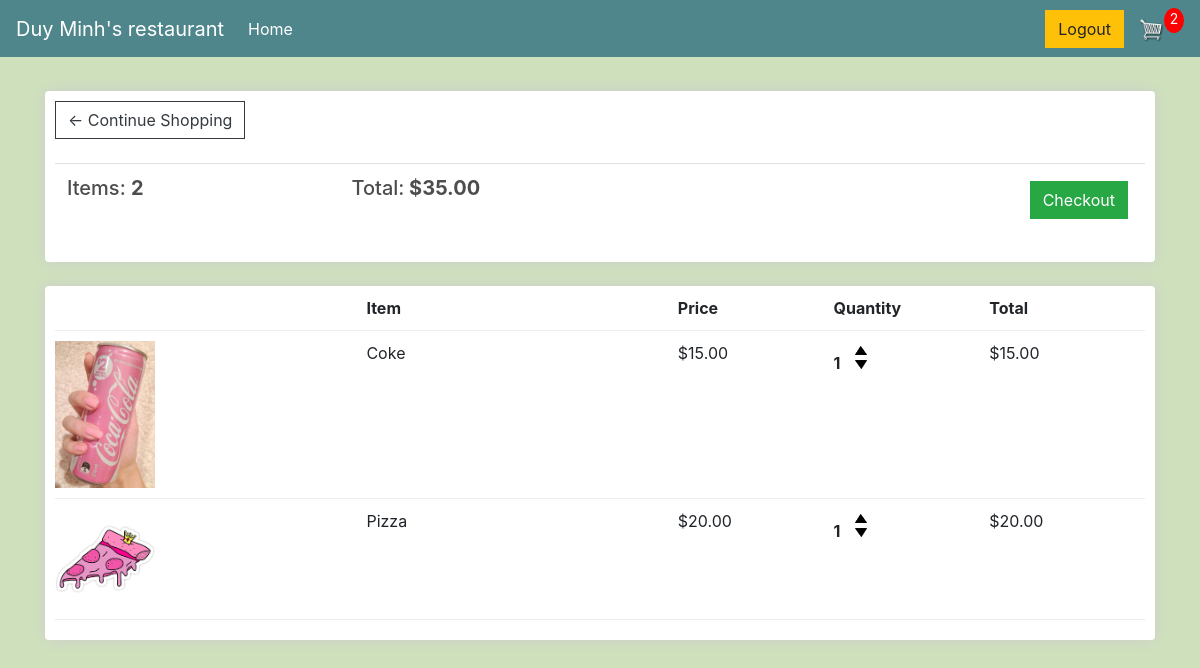
/cart/ (signed in), run on an earlier commit of the app's database.
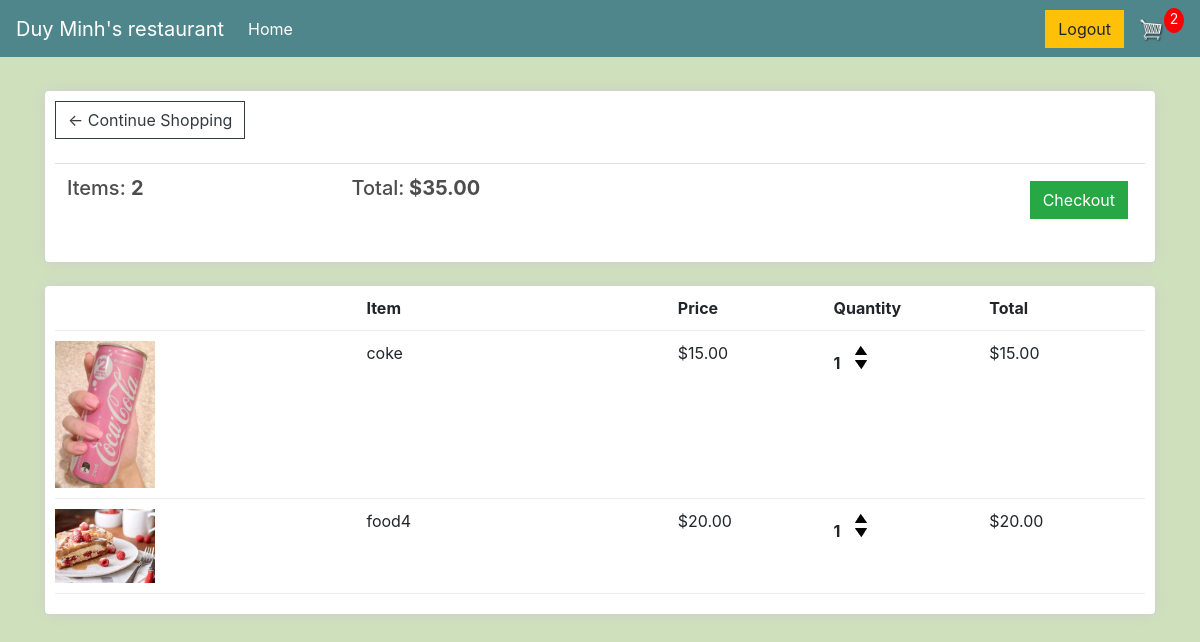
And on a later commit of the database.
### store/models.py (models this page shows, shortened)
class Order(models.Model):
    customer = models.ForeignKey(
        Customer, on_delete=models.SET_NULL, blank=True, null=True)
    date_ordered = models.DateTimeField(auto_now_add=True)
    complete = models.BooleanField(default=False, null=True, blank=False)
    transaction_id = models.CharField(max_length=200, null=True)
    @property
    def get_cart_total(self):
        orderitems = self.orderitem_set.all()
        total = sum([item.get_total for item in orderitems])
        return total
    @property
    def get_cart_items(self):
        orderitems = self.orderitem_set.all()
        total = sum([item.quantity for item in orderitems])
        return total

class OrderItem(models.Model):
    product = models.ForeignKey(
        Product, on_delete=models.SET_NULL, blank=True, null=True)
    order = models.ForeignKey(
        Order, on_delete=models.SET_NULL, blank=True, null=True)
    quantity = models.IntegerField(default=0, null=True, blank=True)
    date_added = models.DateTimeField(auto_now_add=True)
    @property
    def get_total(self):
        total = self.product.price * self.quantity
        return total

class Product(models.Model):
    name = models.CharField(max_length=200, null=True)
    price = models.FloatField()
    digital = models.BooleanField(default=False, null=True, blank=False)
    image = models.ImageField(null=True, blank=True)
    @property
    def imageURL(self):
        try:
            url = self.image.url
        except:
            url = ''
        return url

### store/views.py (the view)
# urls.py: path('cart/', views.cart, name="cart"),
def cart(request):
    if request.user.is_authenticated:
        customer = request.user.customer
        order, created = Order.objects.get_or_create(
            customer=customer, complete=False)
        items = order.orderitem_set.all()
        cartItems = order.get_cart_items
    else:
        items = []
        order = {'get_cart_total': 0, 'get_cart_items': 0, 'shipping': False}
        cartItems = order['get_cart_items']
    context = {'items': items, 'order': order, 'cartItems': cartItems}
    return render(request, 'store/cart.html', context)

### store/templates/store/cart.html
{% extends 'store/main.html' %}
{% load static %}
{% block content %}
	<div class="row">
		<div class="col-lg-12">
			<div class="box-element">
				<a  class="btn btn-outline-dark" href="{% url 'store' %}">&#x2190; Continue Shopping</a>
				<br>
				<br>
				<table class="table">
					<tr>
						<th><h5>Items: <strong>{{order.get_cart_items}}</strong></h5></th>
						<th><h5>Total:<strong> ${{order.get_cart_total|floatformat:2}}</strong></h5></th>
						<th>
							<a  style="float:right; margin:5px;" class="btn btn-success" href="{% url 'checkout' %}">Checkout</a>
						</th>
					</tr>
				</table>
			</div>
			<br>
			<div class="box-element">
				<div class="cart-row">
					<div style="flex:2"></div>
					<div style="flex:2"><strong>Item</strong></div>
					<div style="flex:1"><strong>Price</strong></div>
					<div style="flex:1"><strong>Quantity</strong></div>
					<div style="flex:1"><strong>Total</strong></div>
				</div>
				{% for item in items %}
				<div class="cart-row">
					<div style="flex:2"><img class="row-image" src="{{item.product.imageURL}}"></div>
					<div style="flex:2"><p>{{item.product.name}}</p></div>
					<div style="flex:1"><p>${{item.product.price|floatformat:2}}</p></div>
					<div style="flex:1">
						<p class="quantity">{{item.quantity}}</p>
						<div class="quantity">
							<img data-product="{{item.product.id}}" data-action="add" class="chg-quantity update-cart" src="{% static  'images/arrow-up.png' %}">
							<img data-product="{{item.product.id}}" data-action="remove" class="chg-quantity update-cart" src="{% static  'images/arrow-down.png' %}">
						</div>
					</div>
					<div style="flex:1"><p>${{item.get_total|floatformat:2}}</p></div>
				</div>
				{% endfor %}
			</div>
		</div>
	</div>
{% endblock content %}

### store/templates/store/main.html (shortened to what this page needs)
<!DOCTYPE html>
{% load static %}
<html>
<head>
	<link rel="stylesheet" href="https://stackpath.bootstrapcdn.com/bootstrap/4.4.1/css/bootstrap.min.css">
	<link rel="stylesheet" type="text/css" href="{% static 'css/main.css' %}">
</head>
<body>
	<nav class="navbar navbar-expand-lg navbar-dark bg-dark">
	  <a class="navbar-brand" href="{% url 'store' %}">Duy Minh's restaurant</a>
	  <div class="collapse navbar-collapse" id="navbarSupportedContent">
	    <ul class="navbar-nav mr-auto">
	      <li class="nav-item active">
	        <a class="nav-link" href="{% url 'store' %}">Home <span class="sr-only">(current)</span></a>
	      </li>
	    </ul>
        <div class="form-inline my-2 my-lg-0">
            {% if user.is_authenticated %}
			<a href="{% url 'logout' %}"class="btn btn-warning">Logout</a>
			{%else%}
	     	<a href="{% url 'login' %}"class="btn btn-warning">Login</a>
			 <a href="{% url 'register' %}"class="btn btn-warning">Register</a>
			{% endif %}
            <a href="{% url 'cart' %}">
               <img  id="cart-icon" src="{% static 'images/cart.png' %}">
           </a>
           <p id="cart-total">{{cartItems}}</p>
       </div>
	  </div>
	</nav>
     <div class="container">
            <br>
            {% block content %}
            {% endblock content %}
         </div>
</body>
</html>

### static/css/main.css (style rules this page uses)
body { background-color: hsl(89, 39%, 81%); }
h1, h2, h3, h4, h5, h6 { color: hsl(0, 0%, 30%); }
.box-element { box-shadow: hsl(0, 0%, 80%) 0 0 16px; background-color: #fff; border-radius: 4px; padding: 10px; }
.bg-dark { background-color: #4f868c !important; }
#cart-icon { width: 25px; display: inline-block; margin-left: 15px; }
#cart-total { display: block; text-align: center; color: #fff; background-color: red; width: 20px; height: 25px; border-radius: 50%; font-size: 14px; }
.col-lg-4, .col-lg-6, .col-lg-8, .col-lg-12 { margin-top: 10px; }
.btn { border-radius: 0; }
.row-image { width: 100px; }
.cart-row { display: flex; align-items: flex-stretch; padding-bottom: 10px; margin-bottom: 10px; border-bottom: 1px solid #ececec; }
.quantity { display: inline-block; font-weight: 700; padding-right: 10px; }
.chg-quantity { width: 12px; cursor: pointer; display: block; margin-top: 5px; transition: .1s; }

What changed in the data, as far as the page shows it:
changed through a linked row, OrderItem: product.name "Coke" → "coke"
changed through a linked row, OrderItem: product.imageURL: a different picture; product.name "Pizza" → "food4"
